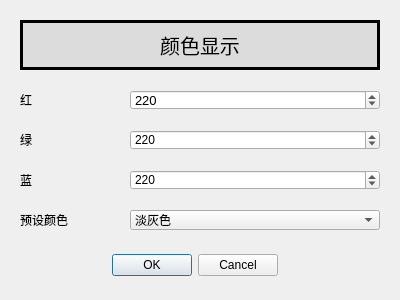
<?xml version="1.0" encoding="UTF-8"?>
<ui version="4.0">
 <class>Dialog</class>
 <widget class="QDialog" name="Dialog">
  <property name="geometry">
   <rect>
    <x>0</x>
    <y>0</y>
    <width>400</width>
    <height>300</height>
   </rect>
  </property>
  <property name="windowTitle">
   <string>Dialog</string>
  </property>
  <widget class="QDialogButtonBox" name="buttonBox">
   <property name="geometry">
    <rect>
     <x>20</x>
     <y>250</y>
     <width>350</width>
     <height>30</height>
    </rect>
   </property>
   <property name="standardButtons">
    <set>QDialogButtonBox::Cancel|QDialogButtonBox::Ok</set>
   </property>
   <property name="centerButtons">
    <bool>true</bool>
   </property>
  </widget>
  <widget class="QLabel" name="label">
   <property name="geometry">
    <rect>
     <x>20</x>
     <y>90</y>
     <width>100</width>
     <height>20</height>
    </rect>
   </property>
   <property name="font">
    <font>
     <pointsize>9</pointsize>
    </font>
   </property>
   <property name="text">
    <string>红</string>
   </property>
  </widget>
  <widget class="QLabel" name="label_2">
   <property name="geometry">
    <rect>
     <x>20</x>
     <y>130</y>
     <width>100</width>
     <height>20</height>
    </rect>
   </property>
   <property name="font">
    <font>
     <pointsize>9</pointsize>
    </font>
   </property>
   <property name="text">
    <string>绿</string>
   </property>
  </widget>
  <widget class="QLabel" name="label_3">
   <property name="geometry">
    <rect>
     <x>20</x>
     <y>170</y>
     <width>100</width>
     <height>20</height>
    </rect>
   </property>
   <property name="font">
    <font>
     <pointsize>9</pointsize>
    </font>
   </property>
   <property name="text">
    <string>蓝</string>
   </property>
  </widget>
  <widget class="QLabel" name="label_4">
   <property name="geometry">
    <rect>
     <x>20</x>
     <y>210</y>
     <width>100</width>
     <height>20</height>
    </rect>
   </property>
   <property name="font">
    <font>
     <pointsize>9</pointsize>
    </font>
   </property>
   <property name="text">
    <string>预设颜色</string>
   </property>
  </widget>
  <widget class="QSpinBox" name="red">
   <property name="geometry">
    <rect>
     <x>130</x>
     <y>90</y>
     <width>250</width>
     <height>20</height>
    </rect>
   </property>
   <property name="font">
    <font>
     <pointsize>10</pointsize>
    </font>
   </property>
   <property name="maximum">
    <number>255</number>
   </property>
   <property name="value">
    <number>220</number>
   </property>
  </widget>
  <widget class="QSpinBox" name="blue">
   <property name="geometry">
    <rect>
     <x>130</x>
     <y>170</y>
     <width>250</width>
     <height>20</height>
    </rect>
   </property>
   <property name="maximum">
    <number>255</number>
   </property>
   <property name="value">
    <number>220</number>
   </property>
  </widget>
  <widget class="QSpinBox" name="green">
   <property name="geometry">
    <rect>
     <x>130</x>
     <y>130</y>
     <width>250</width>
     <height>20</height>
    </rect>
   </property>
   <property name="maximum">
    <number>255</number>
   </property>
   <property name="value">
    <number>220</number>
   </property>
  </widget>
  <widget class="QComboBox" name="choose_color">
   <property name="geometry">
    <rect>
     <x>130</x>
     <y>210</y>
     <width>250</width>
     <height>20</height>
    </rect>
   </property>
   <property name="font">
    <font>
     <pointsize>9</pointsize>
    </font>
   </property>
   <item>
    <property name="text">
     <string>淡灰色</string>
    </property>
   </item>
   <item>
    <property name="text">
     <string>淡黄色</string>
    </property>
   </item>
   <item>
    <property name="text">
     <string>浅红色</string>
    </property>
   </item>
   <item>
    <property name="text">
     <string>淡蓝色</string>
    </property>
   </item>
   <item>
    <property name="text">
     <string>浅绿色</string>
    </property>
   </item>
   <item>
    <property name="text">
     <string>亮白色</string>
    </property>
   </item>
  </widget>
  <widget class="QLabel" name="show_color">
   <property name="geometry">
    <rect>
     <x>20</x>
     <y>20</y>
     <width>360</width>
     <height>50</height>
    </rect>
   </property>
   <property name="font">
    <font>
     <pointsize>15</pointsize>
    </font>
   </property>
   <property name="styleSheet">
    <string notr="true">background-color: rgb(220, 220, 220);</string>
   </property>
   <property name="frameShape">
    <enum>QFrame::Panel</enum>
   </property>
   <property name="frameShadow">
    <enum>QFrame::Plain</enum>
   </property>
   <property name="lineWidth">
    <number>3</number>
   </property>
   <property name="text">
    <string>颜色显示</string>
   </property>
   <property name="alignment">
    <set>Qt::AlignCenter</set>
   </property>
  </widget>
 </widget>
 <resources/>
 <connections>
  <connection>
   <sender>buttonBox</sender>
   <signal>accepted()</signal>
   <receiver>Dialog</receiver>
   <slot>accept()</slot>
   <hints>
    <hint type="sourcelabel">
     <x>248</x>
     <y>254</y>
    </hint>
    <hint type="destinationlabel">
     <x>157</x>
     <y>274</y>
    </hint>
   </hints>
  </connection>
  <connection>
   <sender>buttonBox</sender>
   <signal>rejected()</signal>
   <receiver>Dialog</receiver>
   <slot>reject()</slot>
   <hints>
    <hint type="sourcelabel">
     <x>316</x>
     <y>260</y>
    </hint>
    <hint type="destinationlabel">
     <x>286</x>
     <y>274</y>
    </hint>
   </hints>
  </connection>
 </connections>
</ui>
